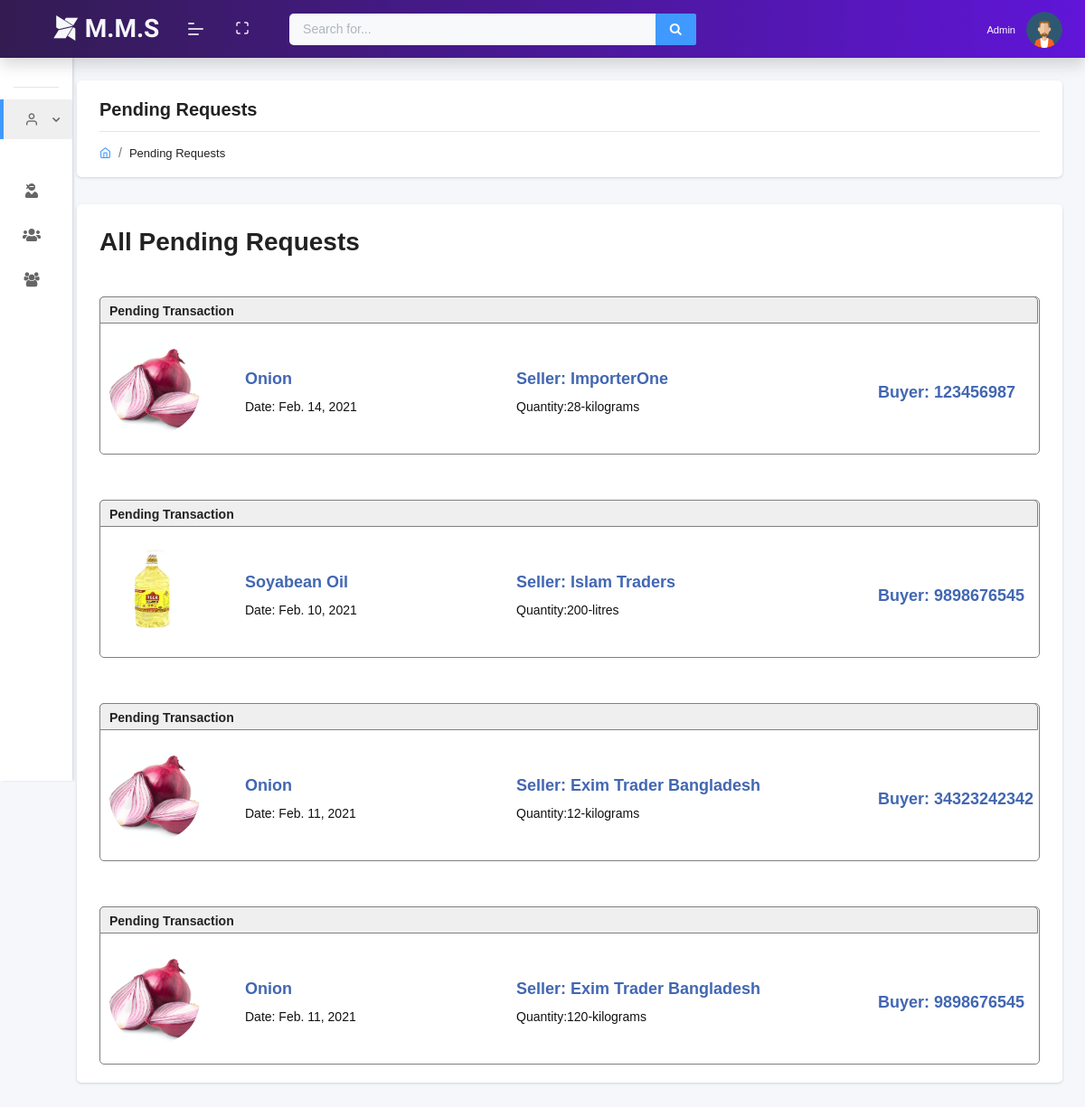
Screenshot of /pending-records (signed in) with the database file from the repository.
### accounts/models.py (models this page shows, shortened)
class User(AbstractUser):
    username = models.CharField(unique=True, max_length=50, error_messages={
        'unique': "A user with that name already exists.",
    })
    email = models.EmailField(unique=True, blank=False, error_messages={
        'unique': "A user with that email already exists."})
    trade_license_no = models.PositiveBigIntegerField(unique=True, null=True, blank=False,
                                                      error_messages={'unique': "A user with that trade license is already exists.",
                                                                      })
    role = models.CharField(choices=ROLE, max_length=15, error_messages={
        'required': "Role must be provided"
    })
    signed_up = models.DateField(default=date.today)
    USERNAME_FIELD = "email"
    REQUIRED_FIELDS = ['username', ]
    objects = UserManager()

class UserProfile(models.Model):
    user = models.OneToOneField(
        User, on_delete=models.CASCADE, primary_key=True)
    image = models.ImageField(blank=True, null=True,
                              default='avatar.png', upload_to='profile_pics')
    division = models.CharField(
        max_length=30, null=True, blank=True)
    district = models.CharField(
        max_length=30, null=True, blank=True)
    upazila = models.CharField(
        max_length=30, null=True, blank=True)
    industry_type = models.CharField(max_length=100, null=True, blank=True)
    objects = UserProfileManager()

### lenden/models.py (models this page shows, shortened)
class SellProduct(models.Model):
    seller = models.ForeignKey(User, on_delete=models.CASCADE)
    buyer = models.CharField(max_length=30)
    product = models.ForeignKey(Product, on_delete=models.CASCADE)
    quantity = models.PositiveIntegerField(error_messages={
        'required': "Quantity must be provided"})
    unit = models.CharField(choices=UNIT, max_length=20)
    price = models.PositiveIntegerField()
    pending = models.BooleanField(default=True, null=True)
    sell_date = models.DateField()
    created_at = models.DateField(auto_now_add=True)
    def __str__(self):
        return f'{self.seller.username} -sold- {self.product.name}'

class Product(models.Model):
    name = models.CharField(max_length=50)
    icon = models.ImageField(default='product.png', upload_to='product_images')

### lenden/views.py (the view)
# urls.py: path('pending-records', PendingBuyingRecodrs.as_view(), name='pending-records'),
class PendingBuyingRecodrs(ListView):
    model = SellProduct
    template_name = 'lenden/pending_requests.html'
    context_object_name = 'chalans'
    paginate_by = 3
    def get_context_data(self, **kwargs):
        context = super().get_context_data(**kwargs)
        if self.request.user.role == '':
            pending_records = SellProduct.objects.filter(
             pending=True).order_by('-id')
            print(pending_records)
        else:
            pending_records = SellProduct.objects.filter(
            buyer=self.request.user.trade_license_no, pending=True).order_by('-id')
        context['pending_records'] = pending_records
        return context

### templates/lenden/pending_requests.html (shortened to what this page needs)
{% extends "layouts/base.html" %} {% load static %} {% load humanize %}
{% block content %}
<div class="page-header">
  <div class="page-block">
    <div class="row align-items-center">
      <div class="col-md-12">
        <div class="page-header-title">
          <h5 class="m-b-10">Pending Requests</h5>
        </div>
        <ul class="breadcrumb">
          <li class="breadcrumb-item">
            <a href="{% url 'accounts:home' %}"
              ><i class="feather icon-home"></i
            ></a>
          </li>
          <li class="breadcrumb-item"><a href="#">Pending Requests</a></li>
        </ul>
      </div>
    </div>
  </div>
</div>
<div id="product_chart" class="row">
  <div class="col-12">
    <div class="card">
      <div class="card-header">
        <h3 style="text-transform: capitalize">All Pending Requests</h3>
      </div>
      {% if pending_records %} {% for record in pending_records %}
      <div class="card-body" style="position: relative">
        <div id="fb">
          <div id="fb-top">
            <p><b>Pending Transaction</b></p>
          </div>
          <img
            src="{{ record.product.icon.url }}"
            height="100"
            width="100"
            alt="Image of prodct"
          />
          <p class="info" id="info">
            <b>{{record.product.name}}</b> <br />
            <span>Date: {{ record.sell_date }} </span>
          </p>
          <p class="info" id="info2">
            <b>Seller: {{ record.seller.username }} </b> <br /><span
              >Quantity:{{ record.quantity }}-{{record.unit}}</span
            >
          </p>
          <p class="info" id="info3"><b>Buyer: {{ record.buyer}}</b></p>
        </div>
      </div>
      {% endfor %} {% else %}
      <div class="card-body" style="position: relative">
        <p style="color: #680000">No Pending Transactions</p>
      </div>
      {% endif %}
    </div>
  </div>
</div>
{% endblock content %}

### templates/includes/navigation.html (shortened to what this page needs)
{% load static %} {% load notifications_tags %}
<header class="navbar pcoded-header navbar-expand-lg navbar-light headerpos-fixed header-blue shadow">
    <div class="m-header justify-content-center">
        <a title="Menu" class="mobile-menu" id="mobile-collapse" href="#!"><span></span></a>
        <a title="Home" href="{% url 'accounts:home' %}" class="b-brand">
            <h3 style="font-family: 'LANGAR'; margin-bottom: 0; color: #f6f7fb;">
                <i class="fa fa-modx"> </i> M.M.S
            </h3>
        </a>
    </div>
    <div class="collapse navbar-collapse">
        <ul class="navbar-nav mr-auto">
            <li title="Full Scren" class="nav-item">
                <a href="#!" class="full-screen" onclick="javascript:toggleFullScreen()"><i class="feather icon-maximize"></i
        ></a>
            </li>
            <li class="nav-item">
                <form class="d-none d-sm-inline-block form-inline mr-auto ml-md-3 my-2 my-md-0 mw-100 navbar-search" style="width: 450px;">
                    <div class="input-group">
                        <input type="text" class="form-control bg-light border-0 small" placeholder="Search for..." aria-label="Search" aria-describedby="basic-addon2" />
                        <div class="input-group-append">
                            <button title="Search" class="btn btn-primary" type="button">
          <i class="fa fa-search fa-sm"></i>
        </button>
                        </div>
                    </div>
                </form>
            </li>
        </ul>
        <ul class="navbar-nav ml-auto">
                {% notifications_unread as unread_count %}
      <li title="User Menu" class="nav-item dropdown no-arrow">
        <a
          class="nav-link dropdown-toggle"
          href="#"
          id="userDropdown"
          role="button"
          data-toggle="dropdown"
          aria-haspopup="true"
          aria-expanded="false">
          {% if request.user.role == 'importer' or request.user.role == 'wholeseller' or request.user.role == 'retailer' %}
          <span class="mr-2 text-white d-none d-lg-inline text-gray-600 small">{{ request.user.username }}</span>
          {% else %}
          <span class="mr-2 text-white d-none d-lg-inline text-gray-600 small">Admin</span>
          {% endif %}
          <img
            class="img-radius wid-40"
            alt="User-Profile-Image"
            src="{{ request.user.userprofile.image.url }}"
          />
        </a>
      </li>
    </ul>
  </div>
</header>

### static/css/dashboard/dashboard.css (style rules this page uses)
.dropdown.no-arrow .dropdown-toggle::after { display: none; }
.pcoded-header { min-height: 4rem; }
.pcoded-header.header-blue { background: -webkit-gradient( linear, left top, right top, from(#331c52), to(#6015d8) ); background: linear-gradient(to right, #331c52, #6015d8); color: rgba(255, 255, 255, 0.8); }

### templates/lenden/pending_requests.html (style rules this page uses)
#fb { width: 100%; border: 1px solid gray; border-radius: 5px; position: relative; height: 175px; margin-top: 10px; }
#fb p { font-family: sans-serif; margin: 0 0 0 10px; line-height: 30px; }
#fb-top { background-color: #efefef; height: 30px; width: 100%; border-radius: 5px 5px 0 0; position: absolute; top: -1px; left: -1px; border: 1px solid gray; }
#fb img { position: absolute; left: 10px; top: 52.5px; border-radius: 50%; object-fit: cover; }
#info { position: absolute; left: 150px; top: 75px; }
#info2 { position: absolute; left: 450px; top: 75px; }
#info3 { position: absolute; left: 850px; top: 90px; }
.info { color: #4267b2; line-height: 25px; font-size: 18px; }
.info span { color: #111; font-size: 14px; }

### rows the page displays
User: user.userprofile.image (picture)
SellProduct: product.icon (picture), product.name "Onion", sell_date "Feb. 14, 2021", seller.username "ImporterOne", quantity "28", unit "kilograms", buyer "123456987"
SellProduct: product.icon (picture), product.name "Soyabean Oil", sell_date "Feb. 10, 2021", seller.username "Islam Traders", quantity "200", unit "litres", buyer "9898676545"
SellProduct: product.icon (picture), product.name "Onion", sell_date "Feb. 11, 2021", seller.username "Exim Trader Bangladesh", quantity "12", unit "kilograms", buyer "34323242342"
SellProduct: product.icon (picture), product.name "Onion", sell_date "Feb. 11, 2021", seller.username "Exim Trader Bangladesh", quantity "120", unit "kilograms", buyer "9898676545"
